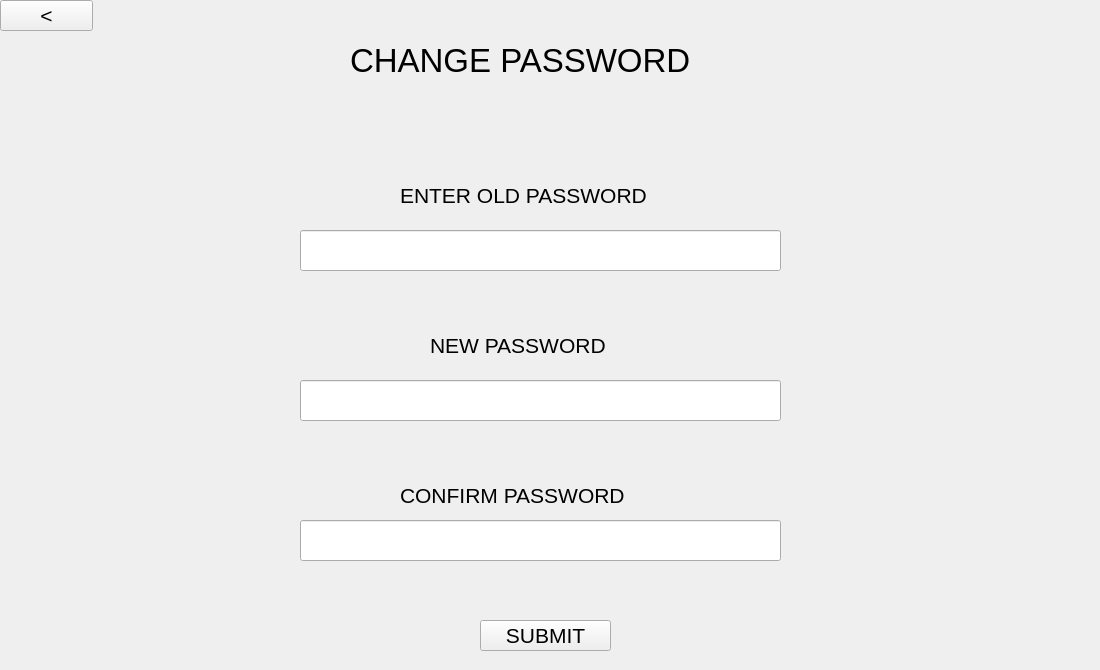
<?xml version="1.0" encoding="UTF-8"?>
<ui version="4.0">
 <class>Form</class>
 <widget class="QWidget" name="Form">
  <property name="geometry">
   <rect>
    <x>0</x>
    <y>0</y>
    <width>1100</width>
    <height>670</height>
   </rect>
  </property>
  <property name="windowTitle">
   <string>Form</string>
  </property>
  <property name="styleSheet">
   <string notr="true">QToolTip
{
     border: 1px solid black;
     background-color: #D1DBCB;
     padding: 1px;
     border-radius: 3px;
     opacity: 100;
}

QWidget
{
    color: #b1b1b1;
    background-color: #323232;
    selection-background-color:#323232;
    selection-color: black;
    background-clip: border;
    border-image: none;
    border: 0px transparent black;
    outline: 0;
}

QWidget:item:hover
{
    background-color: #D1DBCB;
    color: black;
}

QWidget:item:selected
{
    background-color: #D1DBCB;
    border: 0px
}

QCheckBox
{
    spacing: 5px;
    outline: none;
    color: #eff0f1;
    margin-bottom: 2px;
}

QCheckBox:disabled
{
    color: #76797C;
}

QCheckBox::indicator,QGroupBox::indicator
{
    width: 18px;
    height: 18px;
}

QGroupBox::indicator
{
    margin-left: 2px;
}

QCheckBox::indicator:unchecked
{
    image: url(:/qss_icons/rc/checkbox_unchecked.png);
}

QCheckBox::indicator:unchecked:hover,
QCheckBox::indicator:unchecked:focus,
QCheckBox::indicator:unchecked:pressed,
QGroupBox::indicator:unchecked:hover,
QGroupBox::indicator:unchecked:focus,
QGroupBox::indicator:unchecked:pressed
{
  border: none;
    image: url(:/qss_icons/rc/checkbox_unchecked_focus.png);
}

QCheckBox::indicator:checked
{
    image: url(:/qss_icons/rc/checkbox_checked.png);
}

QCheckBox::indicator:checked:hover,
QCheckBox::indicator:checked:focus,
QCheckBox::indicator:checked:pressed,
QGroupBox::indicator:checked:hover,
QGroupBox::indicator:checked:focus,
QGroupBox::indicator:checked:pressed
{
    border: none;
    image: url(:/qss_icons/rc/checkbox_checked_focus.png);
}


QCheckBox::indicator:indeterminate
{
    image: url(:/qss_icons/rc/checkbox_indeterminate.png);
}

QCheckBox::indicator:indeterminate:focus,
QCheckBox::indicator:indeterminate:hover,
QCheckBox::indicator:indeterminate:pressed
{
    image: url(:/qss_icons/rc/checkbox_indeterminate_focus.png);
}

QCheckBox::indicator:checked:disabled,
QGroupBox::indicator:checked:disabled
{
    image: url(:/qss_icons/rc/checkbox_checked_disabled.png);
}

QCheckBox::indicator:unchecked:disabled,
QGroupBox::indicator:unchecked:disabled
{
    image: url(:/qss_icons/rc/checkbox_unchecked_disabled.png);
}

QRadioButton
{
    spacing: 5px;
    outline: none;
    color: #eff0f1;
    margin-bottom: 2px;
}

QRadioButton:disabled
{
    color: #76797C;
}
QRadioButton::indicator
{
    width: 21px;
    height: 21px;
}

QRadioButton::indicator:unchecked
{
    image: url(:/qss_icons/rc/radio_unchecked.png);
}


QRadioButton::indicator:unchecked:hover,
QRadioButton::indicator:unchecked:focus,
QRadioButton::indicator:unchecked:pressed
{
    border: none;
    outline: none;
    image: url(:/qss_icons/rc/radio_unchecked_focus.png);
}

QRadioButton::indicator:checked
{
    border: none;
    outline: none;
    image: url(:/qss_icons/rc/radio_checked.png);
}

QRadioButton::indicator:checked:hover,
QRadioButton::indicator:checked:focus,
QRadioButton::indicator:checked:pressed
{
    border: none;
    outline: none;
    image: url(:/qss_icons/rc/radio_checked_focus.png);
}

QRadioButton::indicator:checked:disabled
{
    outline: none;
    image: url(:/qss_icons/rc/radio_checked_disabled.png);
}

QRadioButton::indicator:unchecked:disabled
{
    image: url(:/qss_icons/rc/radio_unchecked_disabled.png);
}


QMenuBar
{
    background-color: #323232;
    color: #D1DBCB;
}

QMenuBar::item
{
    background-color: #323232;
    background: transparent;
    /* padding: 2px 20px 2px 20px; */
}

QMenuBar::item:selected
{
    background: transparent;
    /* border: 1px solid #76797C; */
}

QMenuBar::item:pressed
{
    border: 0px solid #76797C;
    background-color: #D1DBCB;
    color: #000;
    margin-bottom:-1px;
    padding-bottom:1px;
}

QMenu
{
    background-color: #323232;
    /* border: 1px solid #76797C; */
    color: #eff0f1;
    /*margin: 2px; */
}

QMenu::icon
{
    /*margin: 5px;*/
}

QMenu::item
{
    padding: 2px 30px 2px 30px;
    /*margin-left: 5px;*/
    border: 1px solid transparent; /* reserve space for selection border */
}

QMenu::item:selected
{
    color: #000000;
}

QMenu::separator {
    height: 2px;
    background: #D1DBCB;
    margin-left: 10px;
    margin-right: 5px;
}

QMenu::indicator {
    width: 18px;
    height: 18px;
}

/* non-exclusive indicator = check box style indicator
   (see QActionGroup::setExclusive) */
QMenu::indicator:non-exclusive:unchecked {
    image: url(:/qss_icons/rc/checkbox_unchecked.png);
}

QMenu::indicator:non-exclusive:unchecked:selected {
    image: url(:/qss_icons/rc/checkbox_unchecked_disabled.png);
}

QMenu::indicator:non-exclusive:checked {
    image: url(:/qss_icons/rc/checkbox_checked.png);
}

QMenu::indicator:non-exclusive:checked:selected {
    image: url(:/qss_icons/rc/checkbox_checked_disabled.png);
}

/* exclusive indicator = radio button style indicator (see QActionGroup::setExclusive) */
QMenu::indicator:exclusive:unchecked {
    image: url(:/qss_icons/rc/radio_unchecked.png);
}

QMenu::indicator:exclusive:unchecked:selected {
    image: url(:/qss_icons/rc/radio_unchecked_disabled.png);
}

QMenu::indicator:exclusive:checked {
    image: url(:/qss_icons/rc/radio_checked.png);
}

QMenu::indicator:exclusive:checked:selected {
    image: url(:/qss_icons/rc/radio_checked_disabled.png);
}

QMenu::right-arrow {
    margin: 5px;
    image: url(:/qss_icons/rc/right_arrow.png)
}


QWidget:disabled
{
    color: #454545;
    background-color: #323232;
}

QAbstractItemView
{
    alternate-background-color: #323232;
    color: #eff0f1;
    border: 1px solid 3A3939;
    border-radius: 2px;
}

QWidget:focus, QMenuBar:focus,QToolBar:focus,QScrollAreaViewer:focus
{
    /* border: 2px solid #D1DBCB; */
}

QTabWidget:focus, QCheckBox:focus, QRadioButton:focus, QSlider:focus
{
    border: none;
}

QLineEdit
{
    background-color: #1e1e1e;
    selection-background-color: #D1DBCB;
    selection-color: black;
    padding: 5px;
    border-style: solid;
    border: 1px solid #76797C;
    border-radius: 2px;
    color: #eff0f1;
}

QGroupBox {
    border:1px solid #76797C;
    border-radius: 2px;
    margin-top: 20px;
}

QGroupBox::title {
    subcontrol-origin: margin;
    subcontrol-position: top center;
    padding-left: 10px;
    padding-right: 10px;
    padding-top: 10px;
}

QAbstractScrollArea
{
    border-radius: 0px;
    border: 0px solid #76797C;
    background-color: transparent;
}

QScrollBar:horizontal
{
    height: 15px;
    margin: 3px 15px 3px 15px;
    border: 1px transparent #2A2929;
    border-radius: 4px;
    background-color: #2A2929;
}

QScrollBar::handle:horizontal
{
    background-color: #605F5F;
    min-width: 5px;
    border-radius: 4px;
}

QScrollBar::add-line:horizontal
{
    margin: 0px 3px 0px 3px;
    border-image: url(:/qss_icons/rc/right_arrow_disabled.png);
    width: 10px;
    height: 10px;
    subcontrol-position: right;
    subcontrol-origin: margin;
}

QScrollBar::sub-line:horizontal
{
    margin: 0px 3px 0px 3px;
    border-image: url(:/qss_icons/rc/left_arrow_disabled.png);
    height: 10px;
    width: 10px;
    subcontrol-position: left;
    subcontrol-origin: margin;
}

QScrollBar::add-line:horizontal:hover,QScrollBar::add-line:horizontal:on
{
    border-image: url(:/qss_icons/rc/right_arrow.png);
    height: 10px;
    width: 10px;
    subcontrol-position: right;
    subcontrol-origin: margin;
}


QScrollBar::sub-line:horizontal:hover, QScrollBar::sub-line:horizontal:on
{
    border-image: url(:/qss_icons/rc/left_arrow.png);
    height: 10px;
    width: 10px;
    subcontrol-position: left;
    subcontrol-origin: margin;
}

QScrollBar::up-arrow:horizontal, QScrollBar::down-arrow:horizontal
{
    background: none;
}


QScrollBar::add-page:horizontal, QScrollBar::sub-page:horizontal
{
    background: none;
}

QScrollBar:vertical
{
    background-color: #2A2929;
    width: 15px;
    margin: 15px 3px 15px 3px;
    border: 1px transparent #2A2929;
    border-radius: 4px;
}

QScrollBar::handle:vertical
{
    background-color: #605F5F;
    min-height: 5px;
    border-radius: 4px;
}

QScrollBar::sub-line:vertical
{
    margin: 3px 0px 3px 0px;
    border-image: url(:/qss_icons/rc/up_arrow_disabled.png);
    height: 10px;
    width: 10px;
    subcontrol-position: top;
    subcontrol-origin: margin;
}

QScrollBar::add-line:vertical
{
    margin: 3px 0px 3px 0px;
    border-image: url(:/qss_icons/rc/down_arrow_disabled.png);
    height: 10px;
    width: 10px;
    subcontrol-position: bottom;
    subcontrol-origin: margin;
}

QScrollBar::sub-line:vertical:hover,QScrollBar::sub-line:vertical:on
{

    border-image: url(:/qss_icons/rc/up_arrow.png);
    height: 10px;
    width: 10px;
    subcontrol-position: top;
    subcontrol-origin: margin;
}


QScrollBar::add-line:vertical:hover, QScrollBar::add-line:vertical:on
{
    border-image: url(:/qss_icons/rc/down_arrow.png);
    height: 10px;
    width: 10px;
    subcontrol-position: bottom;
    subcontrol-origin: margin;
}

QScrollBar::up-arrow:vertical, QScrollBar::down-arrow:vertical
{
    background: none;
}


QScrollBar::add-page:vertical, QScrollBar::sub-page:vertical
{
    background: none;
}

QTextEdit
{
    background-color: #1e1e1e;
    color: #eff0f1;
    border: 1px solid #76797C;
}

QPlainTextEdit
{
    background-color: #1e1e1e;;
    color: #eff0f1;
    border-radius: 2px;
    border: 1px solid #76797C;
}

QHeaderView::section
{
    background-color: #76797C;
    color: #eff0f1;
    padding: 5px;
    border: 1px solid #76797C;
}

QSizeGrip {
    image: url(:/qss_icons/rc/sizegrip.png);
    width: 12px;
    height: 12px;
}


QMainWindow::separator
{
    background-color: #323232;
    color: white;
    padding-left: 4px;
    spacing: 2px;
    border: 1px dashed #76797C;
}

QMainWindow::separator:hover
{

    background-color: #787876;
    color: white;
    padding-left: 4px;
    border: 1px solid #76797C;
    spacing: 2px;
}


QMenu::separator
{
    height: 1px;
    background-color: #76797C;
    color: white;
    padding-left: 4px;
    margin-left: 10px;
    margin-right: 5px;
}

QFrame
{
    border-radius: 0px;
    /*border: 1px solid #76797C;*/
}


QFrame[frameShape=&quot;0&quot;]
{
    border-radius: 0px;
    border: 0px transparent #76797C;
}

QStackedWidget
{
    border: 1px transparent black;
}

QToolBar {
    border: 0px transparent #393838;
    background: 0px solid #323232;
    font-weight: bold;
}

QToolBar::handle:horizontal {
    image: url(:/qss_icons/rc/Hmovetoolbar.png);
}
QToolBar::handle:vertical {
    image: url(:/qss_icons/rc/Vmovetoolbar.png);
}
QToolBar::separator:horizontal {
    image: url(:/qss_icons/rc/Hsepartoolbar.png);
}
QToolBar::separator:vertical {
    image: url(:/qss_icons/rc/Vsepartoolbar.png);
}
QToolButton#qt_toolbar_ext_button {
    background: #58595a
}

QPushButton
{
    color: #eff0f1;
    background-color: #323232;
    border-width: 1px;
    border-color: #76797C;
    border-style: solid;
    padding: 5px;
    border-radius: 0px;
    outline: none;
}

QPushButton:disabled
{
    background-color: #323232;
    border-width: 1px;
    border-color: #454545;
    border-style: solid;
    padding-top: 5px;
    padding-bottom: 5px;
    padding-left: 10px;
    padding-right: 10px;
    border-radius: 2px;
    color: #454545;
}

QPushButton:focus {
    background-color: #D1DBCB;
    color: black;
}

QPushButton:pressed
{
    color: black;
    background-color: #D1DBCB;
    padding-top: -15px;
    padding-bottom: -17px;
}

QComboBox
{
    selection-background-color: #D1DBCB;
    background-color: #31363B;
    border-style: solid;
    border: 1px solid #76797C;
    border-radius: 2px;
    padding: 5px;
    min-width: 75px;
}

QPushButton:checked{
    background-color: #76797C;
    border-color: #6A6969;
}

QComboBox:hover,QPushButton:hover,QAbstractSpinBox:hover,QLineEdit:hover,QTextEdit:hover,QPlainTextEdit:hover,QAbstractView:hover,QTreeView:hover
{
    border: 1px solid #D1DBCB;
}

QComboBox:on
{
    padding-top: 0px;
    padding-left: 4px;
    selection-background-color: #4a4a4a;
}

QComboBox QAbstractItemView
{
    background-color: #1e1e1e;
    border-radius: 2px;
    border: 1px solid #76797C;
    selection-background-color: #D1DBCB;
}

QComboBox::drop-down
{
    subcontrol-origin: padding;
    subcontrol-position: top right;
    width: 15px;

    border-left-width: 0px;
    border-left-color: darkgray;
    border-left-style: solid;
    border-top-right-radius: 3px;
    border-bottom-right-radius: 3px;
}

QComboBox::down-arrow
{
    image: url(:/qss_icons/rc/down_arrow_disabled.png);
}

QComboBox::down-arrow:on, QComboBox::down-arrow:hover,
QComboBox::down-arrow:focus
{
    image: url(:/qss_icons/rc/down_arrow.png);
}

QAbstractSpinBox {
    padding: 2px;
    margin: 2px;
    background-color: #1e1e1e;
    color: #eff0f1;
    border-radius: 0px;
    min-width: 75px;
    selection-background-color: #D1DBCB;
    selection-color: black;
}

QAbstractSpinBox:up-button
{
    background-color: transparent;
    subcontrol-origin: border;
    subcontrol-position: center right;
}

QAbstractSpinBox:down-button
{
    background-color: transparent;
    subcontrol-origin: border;
    subcontrol-position: center left;
}

QAbstractSpinBox::up-arrow,QAbstractSpinBox::up-arrow:disabled,QAbstractSpinBox::up-arrow:off {
    image: url(:/qss_icons/rc/up_arrow_disabled.png);
    width: 10px;
    height: 10px;
}
QAbstractSpinBox::up-arrow:hover
{
    image: url(:/qss_icons/rc/up_arrow.png);
}


QAbstractSpinBox::down-arrow,QAbstractSpinBox::down-arrow:disabled,QAbstractSpinBox::down-arrow:off
{
    image: url(:/qss_icons/rc/down_arrow_disabled.png);
    width: 10px;
    height: 10px;
}
QAbstractSpinBox::down-arrow:hover
{
    image: url(:/qss_icons/rc/down_arrow.png);
}


QLabel
{
    border: 0px solid black;
    margin-left: 2px;
    margin-right: 2px;
    color: #D1DBCB;
}

QTabWidget{
    border: 0px transparent black;
}

QTabWidget::pane {
    border: 1px solid #76797C;
    padding: 5px;
    margin: 0px;
}

QTabWidget::tab-bar {
    left: 5px; /* move to the right by 5px */
}

QTabBar
{
    qproperty-drawBase: 0;
    border-radius: 3px;
}

QTabBar::focus
{
    border: 0px transparent black;
    color: black;
}

QTabBar::hover
{
    border: 0px transparent black;
    color: black;
}

QTabBar::close-button  {
    image: url(:/qss_icons/rc/close.png);
    background: transparent;
}

QTabBar::close-button:hover
{
    image: url(:/qss_icons/rc/close-hover.png);
    background: transparent;
}

QTabBar::close-button:pressed {
    image: url(:/qss_icons/rc/close-pressed.png);
    background: transparent;
}

/* TOP TABS */
QTabBar::tab:top {
    color: #eff0f1;
    border: 1px solid #76797C;
    border-bottom: 1px transparent black;
    background-color: #323232;
    padding: 5px;
    min-width: 50px;
    border-top-left-radius: 2px;
    border-top-right-radius: 2px;
}

QTabBar::tab:top:!selected
{
    color: #eff0f1;
    background-color: #54575B;
    border: 1px solid #76797C;
    border-bottom: 1px transparent black;
    border-top-left-radius: 2px;
    border-top-right-radius: 2px;
}

QTabBar::tab:top:!selected:hover {
    background-color: #D1DBCB;
    color: black;
}

/* BOTTOM TABS */
QTabBar::tab:bottom {
    color: #eff0f1;
    border: 1px solid #76797C;
    border-top: 1px transparent black;
    background-color: #323232;
    padding: 5px;
    border-bottom-left-radius: 2px;
    border-bottom-right-radius: 2px;
    min-width: 50px;
}

QTabBar::tab:bottom:!selected
{
    color: #eff0f1;
    background-color: #54575B;
    border: 1px solid #76797C;
    border-top: 1px transparent black;
    border-bottom-left-radius: 2px;
    border-bottom-right-radius: 2px;
}

QTabBar::tab:bottom:!selected:hover {
    background-color: #D1DBCB;
    color: black;
}

/* LEFT TABS */
QTabBar::tab:left {
    color: #eff0f1;
    border: 1px solid #76797C;
    border-left: 1px transparent black;
    background-color: #323232;
    padding: 5px;
    border-top-right-radius: 2px;
    border-bottom-right-radius: 2px;
    min-height: 50px;
}

QTabBar::tab:left:!selected
{
    color: #eff0f1;
    background-color: #54575B;
    border: 1px solid #76797C;
    border-left: 1px transparent black;
    border-top-right-radius: 2px;
    border-bottom-right-radius: 2px;
}

QTabBar::tab:left:!selected:hover {
    background-color: #D1DBCB;
    color: black;
}


/* RIGHT TABS */
QTabBar::tab:right {
    color: #eff0f1;
    border: 1px solid #76797C;
    border-right: 1px transparent black;
    background-color: #323232;
    padding: 5px;
    border-top-left-radius: 2px;
    border-bottom-left-radius: 2px;
    min-height: 50px;
}

QTabBar::tab:right:!selected
{
    color: #eff0f1;
    background-color: #54575B;
    border: 1px solid #76797C;
    border-right: 1px transparent black;
    border-top-left-radius: 2px;
    border-bottom-left-radius: 2px;
}

QTabBar::tab:right:!selected:hover {
    background-color: #D1DBCB;
    color: black;
}

QTabBar QToolButton::right-arrow:enabled {
     image: url(:/qss_icons/rc/right_arrow.png);
 }

 QTabBar QToolButton::left-arrow:enabled {
     image: url(:/qss_icons/rc/left_arrow.png);
 }

QTabBar QToolButton::right-arrow:disabled {
     image: url(:/qss_icons/rc/right_arrow_disabled.png);
 }

 QTabBar QToolButton::left-arrow:disabled {
     image: url(:/qss_icons/rc/left_arrow_disabled.png);
 }


QDockWidget {
    background: #323232;
    border: 1px solid #403F3F;
    titlebar-close-icon: url(:/qss_icons/rc/close.png);
    titlebar-normal-icon: url(:/qss_icons/rc/undock.png);
}

QDockWidget::close-button, QDockWidget::float-button {
    border: 1px solid transparent;
    border-radius: 2px;
    background: transparent;
}

QDockWidget::close-button:hover, QDockWidget::float-button:hover {
    background: rgba(255, 255, 255, 10);
}

QDockWidget::close-button:pressed, QDockWidget::float-button:pressed {
    padding: 1px -1px -1px 1px;
    background: rgba(255, 255, 255, 10);
}

QTreeView, QListView
{
    border: 1px solid #76797C;
    background-color: #1e1e1e;
}

QTreeView:branch:selected, QTreeView:branch:hover
{
    background: url(:/qss_icons/rc/transparent.png);
}

QTreeView::branch:has-siblings:!adjoins-item {
    border-image: url(:/qss_icons/rc/transparent.png);
}

QTreeView::branch:has-siblings:adjoins-item {
    border-image: url(:/qss_icons/rc/transparent.png);
}

QTreeView::branch:!has-children:!has-siblings:adjoins-item {
    border-image: url(:/qss_icons/rc/transparent.png);
}

QTreeView::branch:has-children:!has-siblings:closed,
QTreeView::branch:closed:has-children:has-siblings {
    image: url(:/qss_icons/rc/branch_closed.png);
}

QTreeView::branch:open:has-children:!has-siblings,
QTreeView::branch:open:has-children:has-siblings  {
    image: url(:/qss_icons/rc/branch_open.png);
}

QTreeView::branch:has-children:!has-siblings:closed:hover,
QTreeView::branch:closed:has-children:has-siblings:hover {
    image: url(:/qss_icons/rc/branch_closed-on.png);
    }

QTreeView::branch:open:has-children:!has-siblings:hover,
QTreeView::branch:open:has-children:has-siblings:hover  {
    image: url(:/qss_icons/rc/branch_open-on.png);
    }

QListView::item:!selected:hover, QTreeView::item:!selected:hover  {
    background: #848383;
    outline: 0;
    color: #eff0f1;
}

QListView::item:selected:hover, QTreeView::item:selected:hover  {
    background: #D1DBCB;
}

QSlider::groove:horizontal {
    border: 1px solid #565a5e;
    height: 4px;
    background: #565a5e;
    margin: 0px;
    border-radius: 2px;
}

QSlider::handle:horizontal {
    background: #D1DBCB;
    border: 1px solid #999999;
    width: 10px;
    height: 10px;
    margin: -5px 0;
}

QSlider::add-page:qlineargradient {
    background: #595858;
    border-top-right-radius: 5px;
    border-bottom-right-radius: 5px;
    border-top-left-radius: 0px;
    border-bottom-left-radius: 0px;
}

QSlider::sub-page::qlineargradient:horizontal {
    background:  #D1DBCB;
    border-top-right-radius: 0px;
    border-bottom-right-radius: 0px;
    border-top-left-radius: 5px;
    border-bottom-left-radius: 5px;
}

QSlider::groove:vertical {
    border: 1px solid #565a5e;
    width: 4px;
    background: #565a5e;
    margin: 0px;
    border-radius: 3px;
}

QSlider::handle:vertical {
    background: #D1DBCB;
    border: 1px solid #999999;
    width: 10px;
    height: 10px;
    margin: 0 -5px;
}

QToolButton {
    color: #D1DBCB;
    background-color: transparent;
    border: 0px transparent #76797C;
    border-radius: 0px;
    padding: 1px;
    margin-right: 5px;
}

QToolButton[popupMode=&quot;1&quot;] { /* only for MenuButtonPopup */
 padding-right: 20px; /* make way for the popup button */
 border: 1px #76797C;
 border-radius: 0px;
}

QToolButton[popupMode=&quot;2&quot;] { /* only for InstantPopup */
 padding-right: 10px; /* make way for the popup button */
 border: 0px #76797C;
}


QToolButton:hover, QToolButton::menu-button:hover {
    background-color: transparent;
    border: 1px solid #D1DBCB;
    padding: 2px;
}

QToolButton:checked, QToolButton:pressed,
        QToolButton::menu-button:pressed {
    color: black;
    background-color: #D1DBCB;
    border: 0px solid #D1DBCB;
    padding: 2px;
}

/* the subcontrol below is used only in the InstantPopup or DelayedPopup mode */
QToolButton::menu-indicator {
    image: url(:/qss_icons/rc/down_arrow.png);
    top: -7px; left: -2px; /* shift it a bit */
}

/* the subcontrols below are used only in the MenuButtonPopup mode */
QToolButton::menu-button {
    border: 1px transparent #76797C;
    border-top-right-radius: 6px;
    border-bottom-right-radius: 6px;
    /* 16px width + 4px for border = 20px allocated above */
    width: 16px;
    outline: none;
}

QToolButton::menu-arrow {
    image: url(:/qss_icons/rc/down_arrow.png);
}

QToolButton::menu-arrow:open {
    border: 1px solid #76797C;
}

QPushButton::menu-indicator  {
    subcontrol-origin: padding;
    subcontrol-position: bottom right;
    left: 8px;
}

QTableView
{
    border: 1px solid #76797C;
    gridline-color: #323232;
    background-color: #1e1e1e;
}


QTableView, QHeaderView
{
    border-radius: 0px;
}

QTableView::item:pressed, QListView::item:pressed, QTreeView::item:pressed  {
    background: #D1DBCB;
    color: black;
}

QTableView::item:selected:active, QTreeView::item:selected:active, QListView::item:selected:active  {
    background: #D1DBCB;
    color: black;
}

QHeaderView
{
    background-color: #323232;
    border: 1px transparent;
    border-radius: 0px;
    margin: 0px;
    padding: 0px;

}

QHeaderView::section  {
    background-color: #323232;
    color: #eff0f1;
    padding: 5px;
    border: 1px solid #76797C;
    border-radius: 0px;
    text-align: center;
}

QHeaderView::section::vertical::first, QHeaderView::section::vertical::only-one
{
    border-top: 1px solid #76797C;
}

QHeaderView::section::vertical
{
    border-top: transparent;
}

QHeaderView::section::horizontal::first, QHeaderView::section::horizontal::only-one
{
    border-left: 1px solid #76797C;
}

QHeaderView::section::horizontal
{
    border-left: transparent;
}


QHeaderView::section:checked
 {
    color: white;
    background-color: #848383;
 }

 /* style the sort indicator */
QHeaderView::down-arrow {
    image: url(:/qss_icons/rc/down_arrow.png);
}

QHeaderView::up-arrow {
    image: url(:/qss_icons/rc/up_arrow.png);
}


QTableCornerButton::section {
    background-color: #323232;
    border: 1px transparent #76797C;
    border-radius: 0px;
}

QToolBox  {
    padding: 5px;
    border: 1px transparent black;
}

QToolBox::tab {
    color: #eff0f1;
    background-color: #323232;
    border: 1px solid #76797C;
    border-bottom: 1px transparent #323232;
    border-top-left-radius: 5px;
    border-top-right-radius: 5px;
}

QToolBox::tab:selected { /* italicize selected tabs */
    font: italic;
    background-color: #323232;
    border-color: #D1DBCB;
 }

QStatusBar::item {
    border: 0px transparent dark;
    margin: 0px;
    border: 0px;
 }


QFrame[height=&quot;3&quot;], QFrame[width=&quot;3&quot;] {
    background-color: #76797C;
}


QSplitter::handle {
    border: 1px dashed #76797C;
}

QSplitter::handle:hover {
    background-color: #787876;
    border: 1px solid #76797C;
}

QSplitter::handle:horizontal {
    width: 1px;
}

QSplitter::handle:vertical {
    height: 1px;
}

QProgressBar {
    border: 1px solid #76797C;
    border-radius: 5px;
    text-align: center;
}

QProgressBar::chunk {
    background-color: #D1DBCB;
}

QDateEdit
{
    selection-background-color: #D1DBCB;
    border-style: solid;
    border: 1px solid #CEE343;
    border-radius: 2px;
    padding: 1px;
    min-width: 75px;
}

QDateEdit:on
{
    padding-top: 3px;
    padding-left: 4px;
    selection-background-color: #4a4a4a;
}

QDateEdit QAbstractItemView
{
    background-color: #1e1e1e;
    border-radius: 2px;
    border: 1px solid #3375A3;
    selection-background-color: #D1DBCB;
}

QDateEdit::drop-down
{
    subcontrol-origin: padding;
    subcontrol-position: top right;
    width: 15px;
    border-left-width: 0px;
    border-left-color: darkgray;
    border-left-style: solid;
    border-top-right-radius: 3px;
    border-bottom-right-radius: 3px;
}

QDateEdit::down-arrow
{
    image: url(:/qss_icons/rc/down_arrow_disabled.png);
}

QDateEdit::down-arrow:on, QDateEdit::down-arrow:hover,
QDateEdit::down-arrow:focus
{
    image: url(:/qss_icons/rc/down_arrow.png);
}</string>
  </property>
  <widget class="QLineEdit" name="newPass">
   <property name="geometry">
    <rect>
     <x>300</x>
     <y>380</y>
     <width>481</width>
     <height>41</height>
    </rect>
   </property>
  </widget>
  <widget class="QLineEdit" name="confirmPass">
   <property name="geometry">
    <rect>
     <x>300</x>
     <y>520</y>
     <width>481</width>
     <height>41</height>
    </rect>
   </property>
  </widget>
  <widget class="QLineEdit" name="password">
   <property name="geometry">
    <rect>
     <x>300</x>
     <y>230</y>
     <width>481</width>
     <height>41</height>
    </rect>
   </property>
  </widget>
  <widget class="QLabel" name="label">
   <property name="geometry">
    <rect>
     <x>350</x>
     <y>40</y>
     <width>401</width>
     <height>41</height>
    </rect>
   </property>
   <property name="font">
    <font>
     <pointsize>25</pointsize>
    </font>
   </property>
   <property name="text">
    <string>CHANGE PASSWORD</string>
   </property>
  </widget>
  <widget class="QLabel" name="label_2">
   <property name="geometry">
    <rect>
     <x>400</x>
     <y>180</y>
     <width>301</width>
     <height>31</height>
    </rect>
   </property>
   <property name="font">
    <font>
     <pointsize>16</pointsize>
    </font>
   </property>
   <property name="text">
    <string>ENTER OLD PASSWORD</string>
   </property>
  </widget>
  <widget class="QLabel" name="label_3">
   <property name="geometry">
    <rect>
     <x>430</x>
     <y>330</y>
     <width>231</width>
     <height>31</height>
    </rect>
   </property>
   <property name="font">
    <font>
     <pointsize>16</pointsize>
    </font>
   </property>
   <property name="text">
    <string>NEW PASSWORD</string>
   </property>
  </widget>
  <widget class="QLabel" name="label_4">
   <property name="geometry">
    <rect>
     <x>400</x>
     <y>480</y>
     <width>281</width>
     <height>31</height>
    </rect>
   </property>
   <property name="font">
    <font>
     <pointsize>16</pointsize>
    </font>
   </property>
   <property name="text">
    <string>CONFIRM PASSWORD</string>
   </property>
  </widget>
  <widget class="QPushButton" name="submit">
   <property name="geometry">
    <rect>
     <x>480</x>
     <y>620</y>
     <width>131</width>
     <height>31</height>
    </rect>
   </property>
   <property name="font">
    <font>
     <pointsize>16</pointsize>
    </font>
   </property>
   <property name="text">
    <string>SUBMIT</string>
   </property>
  </widget>
  <widget class="QPushButton" name="back">
   <property name="geometry">
    <rect>
     <x>0</x>
     <y>0</y>
     <width>93</width>
     <height>31</height>
    </rect>
   </property>
   <property name="font">
    <font>
     <pointsize>16</pointsize>
    </font>
   </property>
   <property name="text">
    <string>&lt;</string>
   </property>
  </widget>
 </widget>
 <resources>
  <include location="images.qrc"/>
 </resources>
 <connections/>
</ui>
